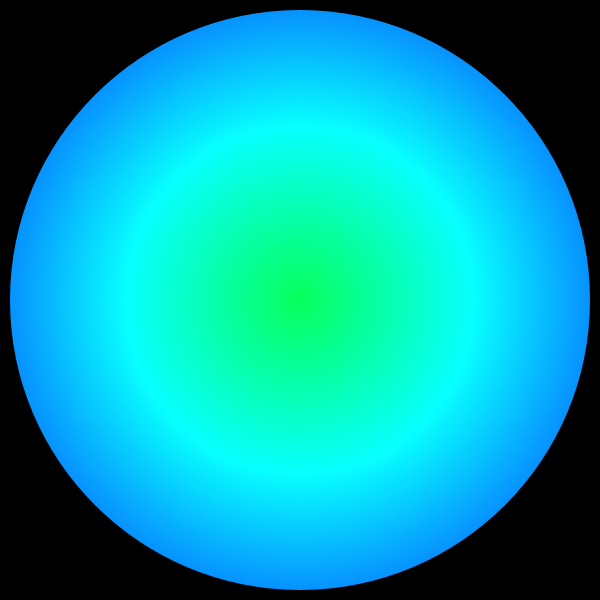
Frame 1 (no input)
Frame 2 (the mouse pressed at the canvas centre, redrawn once): identical to frame 1, image omitted

The Processing sketch that drew this single still picture (run headless with seeded random() and noise(); the mouse was pressed at the canvas centre and the sketch redrawn once):

// Processing sketch: gradientC
// ── gradientC.pde
/**
 * Radial Gradient
 *
 * 11/4/21
 */
 
int dim;
color c1, c2;

void setup() {
  size(600, 600);
  background(0);
  colorMode(HSB, 360, 100, 100);
  noStroke();
  ellipseMode(RADIUS);
  noLoop();
  
  // Define Colors
  // COLOR MODE IS SET TO HSB
  c2 = color(206, 97, 100);
  c1 = color(140, 97, 100);
  
}

void draw() {
  background(0);
  drawGradient(width/2, height/2, 290, c1, c2);
}

void drawGradient(float x, float y, int rad, color c1, color c2) {
  fill(c2);
  for (int r = rad; r > 0; --r) {
    ellipse(x, y, r, r);
    float inter = map(r, 0, rad, 0, 1);
    color c = lerpColor(c1, c2, inter);
    fill(c);
  }
}

void keyPressed() {
  save("gradientC1.jpg");
  print("image saved");
}
